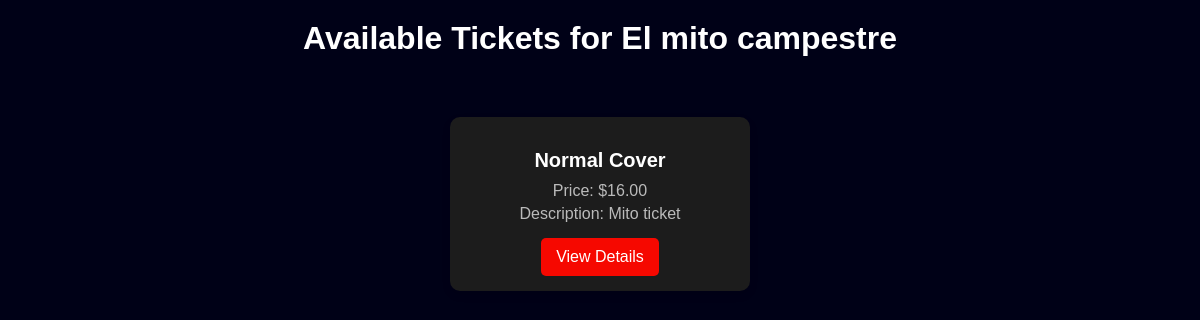
The app's page /tickets/2/ with its own data.
### tickets/models.py (models this page shows, shortened)
class NightClub(models.Model):
    name = models.CharField(max_length=255)
    address = models.CharField(max_length=255, null=True, blank=True)  # Allow null and blank values
    description = models.TextField(blank=True, null=True)
    image = models.ImageField(upload_to='nightclubs/', blank=True, null=True)
    latitude = models.DecimalField(max_digits=9, decimal_places=6, null=True, blank=True)
    longitude = models.DecimalField(max_digits=9, decimal_places=6, null=True, blank=True)

class Ticket(models.Model):
    TICKET_CHOICES = [
        ('normal', 'Normal Cover'),
        ('vip', 'VIP Cover'),
    ]
    nightclub = models.ForeignKey(NightClub, related_name='tickets', on_delete=models.CASCADE)
    ticket_type = models.CharField(max_length=50, choices=TICKET_CHOICES)
    price = models.DecimalField(max_digits=6, decimal_places=2)
    description = models.TextField(blank=True, null=True)

### tickets/views.py (the view)
# urls.py: path('tickets/', views.TicketListView, name='ticket-list'),
def TicketListView(request, nightclub_id):
    nightclub = get_object_or_404(NightClub, pk=nightclub_id)  # Obtiene la discoteca actual
    tickets = Ticket.objects.filter(nightclub=nightclub)  # Filtra los tickets para esa discoteca
    return render(request, 'tickets/ticket_list.html', {
        'nightclub': nightclub,
        'tickets': tickets,
    })

### nightlife/tickets/templates/tickets/ticket_list.html (shortened to what this page needs)
<!DOCTYPE html>
<html lang="en">
<head>
    {% load static %}
    <link rel="stylesheet" href="{% static 'css/styles.css' %}">
</head>
<body>
    <header class="ticket-header">
        <h1>Available Tickets for {{ nightclub.name }}</h1>
    </header>
    <section class="ticket-grid">
    {% for ticket in tickets %}
        <div class="ticket-card">
            <div class="ticket-info">
                <h2>{{ ticket.get_ticket_type_display }}</h2>
                <p>Price: ${{ ticket.price }}</p>
                <p>Description: {{ ticket.description }}</p>
                <a href="{% url 'ticket-detail' ticket.pk %}" class="ticket-details-button">View Details</a>
            </div>
        </div>
    {% endfor %}
</section>
</body>
</html>

### tickets/static/css/styles.css (style rules this page uses)
body { background-color: #000117; color: white; font-family: 'Arial', sans-serif; margin: 0; display: flex; flex-direction: column; }
h1 { font-size: 32px; color: white; margin: 0; }
h2 { color: white; margin-bottom: 20px; }
.ticket-header { text-align: center; background-color: #000117; color: #fff; padding: 20px; }
.ticket-header { text-align: center; background-color: #000117; color: white; padding: 20px; margin-bottom: 20px; }
.ticket-grid { display: grid; grid-template-columns: repeat(auto-fill, minmax(300px, 1fr)); gap: 20px; padding: 20px; margin: 0 auto; }
.ticket-card { background-color: #1c1c1c; padding: 15px; border-radius: 10px; box-shadow: 0 4px 8px rgba(0, 0, 0, 0.1); text-align: center; transition: transform 0.3s; }
.ticket-info h2 { color: white; font-size: 20px; margin-bottom: 10px; }
.ticket-info p { color: #bbb; margin: 5px 0; }
.ticket-details-button { display: inline-block; background-color: #F60800; color: white; padding: 10px 15px; text-decoration: none; border-radius: 5px; margin-top: 10px; }

### records on screen
NightClub: name "El mito campestre"
Ticket: ticket_type "Normal Cover", price "16.00", description "Mito ticket"
